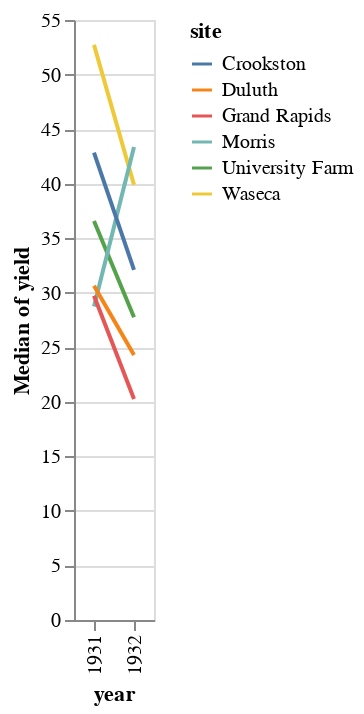

The notebook cell this image was saved under:
### Markdown cell above
https://altair-viz.github.io/gallery/slope_graph.html

### Code cell
import altair as alt
from vega_datasets import data

source = data.barley()

alt.Chart(source).mark_line().encode(
    x='year:O',
    y='median(yield)',
    color='site'
)

### Figure 1 — Vega-Lite specification as saved in the notebook (floating-point values rounded to 4 significant figures)
{"config": {"view": {"continuousWidth": 400, "continuousHeight": 300}}, "data": {"name": "data-093ece8c35bb2d41094cfb6138ec810b"}, "mark": "line", "encoding": {"color": {"field": "site", "type": "nominal"}, "x": {"field": "year", "type": "ordinal"}, "y": {"aggregate": "median", "field": "yield", "type": "quantitative"}}, "$schema": "https://vega.github.io/schema/vega-lite/v4.17.0.json", "datasets": {"data-093ece8c35bb2d41094cfb6138ec810b": [{"yield": 27.0, "variety": "Manchuria", "year": 1931, "site": "University Farm"}, {"yield": 48.87, "variety": "Manchuria", "year": 1931, "site": "Waseca"}, {"yield": 27.43, "variety": "Manchuria", "year": 1931, "site": "Morris"}, {"yield": 39.93, "variety": "Manchuria", "year": 1931, "site": "Crookston"}, {"yield": 32.97, "variety": "Manchuria", "year": 1931, "site": "Grand Rapids"}, {"yield": 28.97, "variety": "Manchuria", "year": 1931, "site": "Duluth"}, {"yield": 43.07, "variety": "Glabron", "year": 1931, "site": "University Farm"}, {"yield": 55.2, "variety": "Glabron", "year": 1931, "site": "Waseca"}, {"yield": 28.77, "variety": "Glabron", "year": 1931, "site": "Morris"}, {"yield": 38.13, "variety": "Glabron", "year": 1931, "site": "Crookston"}, {"yield": 29.13, "variety": "Glabron", "year": 1931, "site": "Grand Rapids"}, {"yield": 29.67, "variety": "Glabron", "year": 1931, "site": "Duluth"}, {"yield": 35.13, "variety": "Svansota", "year": 1931, "site": "University Farm"}, {"yield": 47.33, "variety": "Svansota", "year": 1931, "site": "Waseca"}, {"yield": 25.77, "variety": "Svansota", "year": 1931, "site": "Morris"}, {"yield": 40.47, "variety": "Svansota", "year": 1931, "site": "Crookston"}, {"yield": 29.67, "variety": "Svansota", "year": 1931, "site": "Grand Rapids"}, {"yield": 25.7, "variety": "Svansota", "year": 1931, "site": "Duluth"}, {"yield": 39.9, "variety": "Velvet", "year": 1931, "site": "University Farm"}, {"yield": 50.23, "variety": "Velvet", "year": 1931, "site": "Waseca"}, {"yield": 26.13, "variety": "Velvet", "year": 1931, "site": "Morris"}, {"yield": 41.33, "variety": "Velvet", "year": 1931, "site": "Crookston"}, {"yield": 23.03, "variety": "Velvet", "year": 1931, "site": "Grand Rapids"}, {"yield": 26.3, "variety": "Velvet", "year": 1931, "site": "Duluth"}, {"yield": 36.57, "variety": "Trebi", "year": 1931, "site": "University Farm"}, {"yield": 63.83, "variety": "Trebi", "year": 1931, "site": "Waseca"}, {"yield": 43.77, "variety": "Trebi", "year": 1931, "site": "Morris"}, {"yield": 46.93, "variety": "Trebi", "year": 1931, "site": "Crookston"}, {"yield": 29.77, "variety": "Trebi", "year": 1931, "site": "Grand Rapids"}, {"yield": 33.93, "variety": "Trebi", "year": 1931, "site": "Duluth"}, {"yield": 43.27, "variety": "No. 457", "year": 1931, "site": "University Farm"}, {"yield": 58.1, "variety": "No. 457", "year": 1931, "site": "Waseca"}, {"yield": 28.7, "variety": "No. 457", "year": 1931, "site": "Morris"}, {"yield": 45.67, "variety": "No. 457", "year": 1931, "site": "Crookston"}, {"yield": 32.17, "variety": "No. 457", "year": 1931, "site": "Grand Rapids"}, {"yield": 33.6, "variety": "No. 457", "year": 1931, "site": "Duluth"}, {"yield": 36.6, "variety": "No. 462", "year": 1931, "site": "University Farm"}, {"yield": 65.77, "variety": "No. 462", "year": 1931, "site": "Waseca"}, {"yield": 30.37, "variety": "No. 462", "year": 1931, "site": "Morris"}, {"yield": 48.57, "variety": "No. 462", "year": 1931, "site": "Crookston"}, {"yield": 24.93, "variety": "No. 462", "year": 1931, "site": "Grand Rapids"}, {"yield": 28.1, "variety": "No. 462", "year": 1931, "site": "Duluth"}, {"yield": 32.77, "variety": "Peatland", "year": 1931, "site": "University Farm"}, {"yield": 48.57, "variety": "Peatland", "year": 1931, "site": "Waseca"}, {"yield": 29.87, "variety": "Peatland", "year": 1931, "site": "Morris"}, {"yield": 41.6, "variety": "Peatland", "year": 1931, "site": "Crookston"}, {"yield": 34.7, "variety": "Peatland", "year": 1931, "site": "Grand Rapids"}, {"yield": 32.0, "variety": "Peatland", "year": 1931, "site": "Duluth"}, {"yield": 24.67, "variety": "No. 475", "year": 1931, "site": "University Farm"}, {"yield": 46.77, "variety": "No. 475", "year": 1931, "site": "Waseca"}, {"yield": 22.6, "variety": "No. 475", "year": 1931, "site": "Morris"}, {"yield": 44.1, "variety": "No. 475", "year": 1931, "site": "Crookston"}, {"yield": 19.7, "variety": "No. 475", "year": 1931, "site": "Grand Rapids"}, {"yield": 33.07, "variety": "No. 475", "year": 1931, "site": "Duluth"}, {"yield": 39.3, "variety": "Wisconsin No. 38", "year": 1931, "site": "University Farm"}, {"yield": 58.8, "variety": "Wisconsin No. 38", "year": 1931, "site": "Waseca"}, {"yield": 29.47, "variety": "Wisconsin No. 38", "year": 1931, "site": "Morris"}, {"yield": 49.87, "variety": "Wisconsin No. 38", "year": 1931, "site": "Crookston"}, {"yield": 34.47, "variety": "Wisconsin No. 38", "year": 1931, "site": "Grand Rapids"}, {"yield": 31.6, "variety": "Wisconsin No. 38", "year": 1931, "site": "Duluth"}, {"yield": 26.9, "variety": "Manchuria", "year": 1932, "site": "University Farm"}, {"yield": 33.47, "variety": "Manchuria", "year": 1932, "site": "Waseca"}, {"yield": 34.37, "variety": "Manchuria", "year": 1932, "site": "Morris"}, {"yield": 32.97, "variety": "Manchuria", "year": 1932, "site": "Crookston"}, {"yield": 22.13, "variety": "Manchuria", "year": 1932, "site": "Grand Rapids"}, {"yield": 22.57, "variety": "Manchuria", "year": 1932, "site": "Duluth"}, {"yield": 36.8, "variety": "Glabron", "year": 1932, "site": "University Farm"}, {"yield": 37.73, "variety": "Glabron", "year": 1932, "site": "Waseca"}, {"yield": 35.13, "variety": "Glabron", "year": 1932, "site": "Morris"}, {"yield": 26.17, "variety": "Glabron", "year": 1932, "site": "Crookston"}, {"yield": 14.43, "variety": "Glabron", "year": 1932, "site": "Grand Rapids"}, {"yield": 25.87, "variety": "Glabron", "year": 1932, "site": "Duluth"}, {"yield": 27.43, "variety": "Svansota", "year": 1932, "site": "University Farm"}, {"yield": 38.5, "variety": "Svansota", "year": 1932, "site": "Waseca"}, {"yield": 35.03, "variety": "Svansota", "year": 1932, "site": "Morris"}, {"yield": 20.63, "variety": "Svansota", "year": 1932, "site": "Crookston"}, {"yield": 16.63, "variety": "Svansota", "year": 1932, "site": "Grand Rapids"}, {"yield": 22.23, "variety": "Svansota", "year": 1932, "site": "Duluth"}, {"yield": 26.8, "variety": "Velvet", "year": 1932, "site": "University Farm"}, {"yield": 37.4, "variety": "Velvet", "year": 1932, "site": "Waseca"}, {"yield": 38.83, "variety": "Velvet", "year": 1932, "site": "Morris"}, {"yield": 32.07, "variety": "Velvet", "year": 1932, "site": "Crookston"}, {"yield": 32.23, "variety": "Velvet", "year": 1932, "site": "Grand Rapids"}, {"yield": 22.47, "variety": "Velvet", "year": 1932, "site": "Duluth"}, {"yield": 29.07, "variety": "Trebi", "year": 1932, "site": "University Farm"}, {"yield": 49.23, "variety": "Trebi", "year": 1932, "site": "Waseca"}, {"yield": 46.63, "variety": "Trebi", "year": 1932, "site": "Morris"}, {"yield": 41.83, "variety": "Trebi", "year": 1932, "site": "Crookston"}, {"yield": 20.63, "variety": "Trebi", "year": 1932, "site": "Grand Rapids"}, {"yield": 30.6, "variety": "Trebi", "year": 1932, "site": "Duluth"}, {"yield": 26.43, "variety": "No. 457", "year": 1932, "site": "University Farm"}, {"yield": 42.2, "variety": "No. 457", "year": 1932, "site": "Waseca"}, {"yield": 43.53, "variety": "No. 457", "year": 1932, "site": "Morris"}, {"yield": 34.33, "variety": "No. 457", "year": 1932, "site": "Crookston"}, {"yield": 19.47, "variety": "No. 457", "year": 1932, "site": "Grand Rapids"}, {"yield": 22.7, "variety": "No. 457", "year": 1932, "site": "Duluth"}, {"yield": 25.57, "variety": "No. 462", "year": 1932, "site": "University Farm"}, {"yield": 44.7, "variety": "No. 462", "year": 1932, "site": "Waseca"}, {"yield": 47.0, "variety": "No. 462", "year": 1932, "site": "Morris"}, {"yield": 30.53, "variety": "No. 462", "year": 1932, "site": "Crookston"}, {"yield": 19.9, "variety": "No. 462", "year": 1932, "site": "Grand Rapids"}, {"yield": 22.5, "variety": "No. 462", "year": 1932, "site": "Duluth"}, {"yield": 28.07, "variety": "Peatland", "year": 1932, "site": "University Farm"}, {"yield": 36.03, "variety": "Peatland", "year": 1932, "site": "Waseca"}, {"yield": 43.2, "variety": "Peatland", "year": 1932, "site": "Morris"}, {"yield": 25.23, "variety": "Peatland", "year": 1932, "site": "Crookston"}, {"yield": 26.77, "variety": "Peatland", "year": 1932, "site": "Grand Rapids"}, {"yield": 31.37, "variety": "Peatland", "year": 1932, "site": "Duluth"}, {"yield": 30.0, "variety": "No. 475", "year": 1932, "site": "University Farm"}, {"yield": 41.27, "variety": "No. 475", "year": 1932, "site": "Waseca"}, {"yield": 44.23, "variety": "No. 475", "year": 1932, "site": "Morris"}, {"yield": 32.13, "variety": "No. 475", "year": 1932, "site": "Crookston"}, {"yield": 15.23, "variety": "No. 475", "year": 1932, "site": "Grand Rapids"}, {"yield": 27.37, "variety": "No. 475", "year": 1932, "site": "Duluth"}, {"yield": 38.0, "variety": "Wisconsin No. 38", "year": 1932, "site": "University Farm"}, {"yield": 58.17, "variety": "Wisconsin No. 38", "year": 1932, "site": "Waseca"}, {"yield": 47.17, "variety": "Wisconsin No. 38", "year": 1932, "site": "Morris"}, {"yield": 35.9, "variety": "Wisconsin No. 38", "year": 1932, "site": "Crookston"}, {"yield": 20.67, "variety": "Wisconsin No. 38", "year": 1932, "site": "Grand Rapids"}, {"yield": 29.33, "variety": "Wisconsin No. 38", "year": 1932, "site": "Duluth"}]}}
